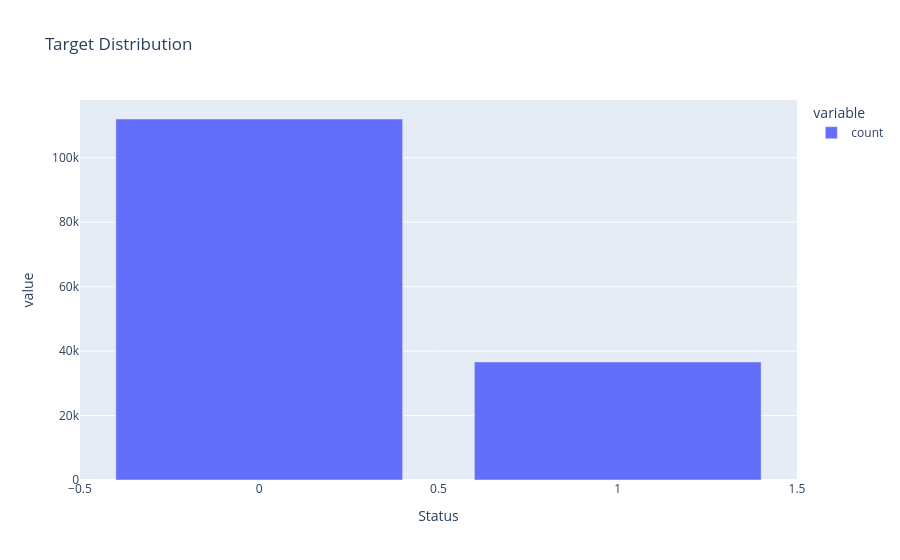

The notebook cell saved with this chart:
### Code cell
fig.show()

### Figure 1 — Plotly figure (JSON) as saved in the notebook; plotly's stock layout.template omitted (floating-point values rounded to 4 significant figures)
{"data": [{"hovertemplate": "variable=count<br>Status=%{x}<br>value=%{y}<extra></extra>", "legendgroup": "count", "marker": {"color": "#636efa", "pattern": {"shape": ""}}, "name": "count", "orientation": "v", "showlegend": true, "textposition": "auto", "type": "bar", "x": [0, 1], "xaxis": "x", "y": [112031, 36639], "yaxis": "y"}], "layout": {"barmode": "relative", "legend": {"title": {"text": "variable"}, "tracegroupgap": 0}, "title": {"text": "Target Distribution"}, "xaxis": {"anchor": "y", "domain": [0, 1], "title": {"text": "Status"}}, "yaxis": {"anchor": "x", "domain": [0, 1], "title": {"text": "value"}}}}
